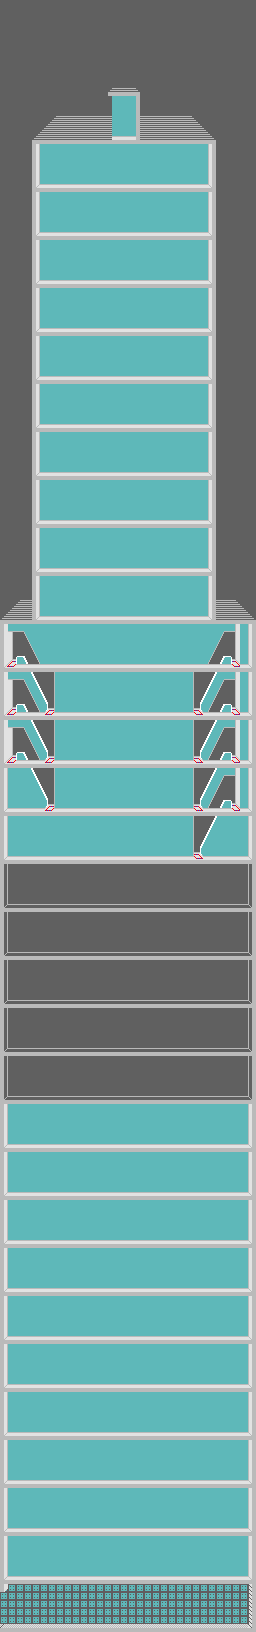

A level layout from a 2D game, rendered from its tile map. Below: a short description, then the map file with tile-grid data replaced by summaries:
An orthogonal 1x34 tile map with 256x48 px tiles, 1 tile layer (map) and 304 objects (87x floor, 56x shaft, 45x blue_left, 43x blue_right, 13x hidden_right, ...).

<map version="1.2" tiledversion="1.3.1" orientation="orthogonal" renderorder="right-down" compressionlevel="-1" width="1" height="34" tilewidth="256" tileheight="48" infinite="0" nextlayerid="6" nextobjectid="307">
 <editorsettings>
  <export target="floors_1.json" format="json" />
 </editorsettings>
 <tileset firstgid="1" source="floors.tsx" />
 <layer id="1" name="map" width="1" height="34" locked="1">
  <data>[34 cells, 34 non-empty, 12 distinct tile ids]</data>
 </layer>
 <objectgroup id="2" name="collision">
  <object id="1" name="floor" x="36" y="185" width="76" height="3" />
  <object id="2" name="wall" x="32" y="140" width="4" height="480" />
  <object id="3" name="shaft" x="112" y="185" width="24" height="3" />
  <object id="4" name="wall" x="212" y="140" width="4" height="480" />
  <object id="5" name="floor" x="136" y="185" width="76" height="3" />
  <object id="6" name="floor" x="36" y="140" width="76" height="3" />
  <object id="7" name="shaft" x="112" y="140" width="24" height="3" />
  <object id="8" name="floor" x="136" y="140" width="76" height="3" />
  <object id="9" name="floor" x="36" y="233" width="76" height="3" />
  <object id="10" name="shaft" x="112" y="233" width="24" height="3" />
  <object id="11" name="floor" x="136" y="233" width="76" height="3" />
  <object id="12" name="floor" x="36" y="281" width="76" height="3" />
  <object id="13" name="shaft" x="112" y="281" width="24" height="3" />
  <object id="14" name="floor" x="136" y="281" width="76" height="3" />
  <object id="15" name="floor" x="36" y="329" width="76" height="3" />
  <object id="16" name="shaft" x="112" y="329" width="24" height="3" />
  <object id="17" name="floor" x="136" y="329" width="76" height="3" />
  <object id="18" name="floor" x="36" y="377" width="76" height="3" />
  <object id="19" name="shaft" x="112" y="377" width="24" height="3" />
  <object id="20" name="floor" x="136" y="377" width="76" height="3" />
  <object id="21" name="floor" x="36" y="425" width="76" height="3" />
  <object id="22" name="shaft" x="112" y="425" width="24" height="3" />
  <object id="23" name="floor" x="136" y="425" width="76" height="3" />
  <object id="24" name="floor" x="36" y="473" width="76" height="3" />
  <object id="25" name="shaft" x="112" y="473" width="24" height="3" />
  <object id="26" name="floor" x="136" y="473" width="76" height="3" />
  <object id="27" name="floor" x="36" y="521" width="76" height="3" />
  <object id="28" name="shaft" x="112" y="521" width="24" height="3" />
  <object id="29" name="floor" x="136" y="521" width="76" height="3" />
  <object id="30" name="floor" x="36" y="569" width="76" height="3" />
  <object id="31" name="shaft" x="112" y="569" width="24" height="3" />
  <object id="32" name="floor" x="136" y="569" width="76" height="3" />
  <object id="33" name="floor" x="36" y="617" width="76" height="3" />
  <object id="34" name="shaft" x="112" y="617" width="24" height="3" />
  <object id="35" name="floor" x="136" y="617" width="76" height="3" />
  <object id="36" name="wall" x="136" y="92" width="4" height="48" />
  <object id="37" name="wall" x="108" y="92" width="28" height="4" />
  <object id="38" name="entry" x="108" y="96" width="4" height="44" />
  <object id="39" name="wall" x="0" y="620" width="3" height="970" />
  <object id="40" name="wall" x="252" y="620" width="4" height="1012" />
  <object id="41" name="ground" x="0" y="1625" width="252" height="7" />
  <object id="42" name="floor" x="3" y="665" width="109" height="3" />
  <object id="43" name="shaft" x="112" y="665" width="24" height="3" />
  <object id="44" name="floor" x="136" y="665" width="116" height="3" />
  <object id="45" name="floor" x="24" y="713" width="228" height="3" />
  <object id="46" name="wall" x="172" y="620" width="4" height="45" />
  <object id="47" name="floor" x="25" y="761" width="227" height="3" />
  <object id="48" name="wall" x="122" y="716" width="4" height="45" />
  <object id="49" name="floor" x="3" y="809" width="109" height="3" />
  <object id="50" name="shaft" x="112" y="809" width="24" height="3" />
  <object id="51" name="floor" x="136" y="809" width="116" height="3" />
  <object id="52" name="floor" x="3" y="857" width="109" height="3" />
  <object id="53" name="shaft" x="112" y="857" width="24" height="3" />
  <object id="54" name="floor" x="136" y="857" width="116" height="3" />
  <object id="55" name="floor" x="3" y="905" width="13" height="3" />
  <object id="56" name="shaft" x="16" y="905" width="24" height="3" />
  <object id="57" name="floor" x="40" y="905" width="212" height="3" />
  <object id="58" name="floor" x="3" y="953" width="13" height="3" />
  <object id="59" name="shaft" x="16" y="953" width="24" height="3" />
  <object id="60" name="floor" x="40" y="953" width="212" height="3" />
  <object id="61" name="floor" x="232" y="1001" width="20" height="3" />
  <object id="62" name="shaft" x="208" y="1001" width="24" height="3" />
  <object id="63" name="floor" x="3" y="1001" width="205" height="3" />
  <object id="64" name="floor" x="232" y="1049" width="20" height="3" />
  <object id="65" name="shaft" x="208" y="1049" width="24" height="3" />
  <object id="66" name="floor" x="3" y="1049" width="109" height="3" />
  <object id="67" name="floor" x="136" y="1049" width="72" height="3" />
  <object id="68" name="shaft" x="112" y="1049" width="24" height="3" />
  <object id="69" name="floor" x="232" y="1097" width="20" height="3" />
  <object id="70" name="shaft" x="208" y="1097" width="24" height="3" />
  <object id="71" name="floor" x="3" y="1097" width="13" height="3" />
  <object id="72" name="floor" x="136" y="1097" width="72" height="3" />
  <object id="73" name="shaft" x="112" y="1097" width="24" height="3" />
  <object id="74" name="floor" x="40" y="1097" width="72" height="3" />
  <object id="75" name="shaft" x="16" y="1097" width="24" height="3" />
  <object id="76" name="floor" x="232" y="1145" width="20" height="3" />
  <object id="77" name="shaft" x="208" y="1145" width="24" height="3" />
  <object id="78" name="floor" x="3" y="1145" width="13" height="3" />
  <object id="79" name="floor" x="40" y="1145" width="168" height="3" />
  <object id="80" name="shaft" x="16" y="1145" width="24" height="3" />
  <object id="81" name="floor" x="232" y="1193" width="20" height="3" />
  <object id="82" name="shaft" x="208" y="1193" width="24" height="3" />
  <object id="83" name="floor" x="3" y="1193" width="13" height="3" />
  <object id="84" name="floor" x="40" y="1193" width="168" height="3" />
  <object id="85" name="shaft" x="16" y="1193" width="24" height="3" />
  <object id="86" name="floor" x="232" y="1241" width="20" height="3" />
  <object id="87" name="shaft" x="208" y="1241" width="24" height="3" />
  <object id="88" name="floor" x="3" y="1241" width="13" height="3" />
  <object id="89" name="floor" x="40" y="1241" width="168" height="3" />
  <object id="90" name="shaft" x="16" y="1241" width="24" height="3" />
  <object id="91" name="floor" x="200" y="1289" width="52" height="3" />
  <object id="92" name="floor" x="3" y="1289" width="77" height="3" />
  <object id="93" name="floor" x="104" y="1289" width="40" height="3" />
  <object id="94" name="shaft" x="80" y="1289" width="24" height="3" />
  <object id="95" name="floor" x="168" y="1289" width="8" height="3" />
  <object id="96" name="shaft" x="144" y="1289" width="24" height="3" />
  <object id="97" name="shaft" x="176" y="1289" width="24" height="3" />
  <object id="98" name="floor" x="200" y="1337" width="52" height="3" />
  </objectgroup>
 <objectgroup id="3" name="floors" visible="0">
  <!-- 151 objects omitted --></objectgroup>
 <objectgroup id="4" name="doors" visible="0">
  <!-- 119 objects omitted --></objectgroup>
 <objectgroup id="5" name="elevators" visible="0">
  <!-- 1 objects omitted --></objectgroup>
</map>
<!-- 206 of 304 objects omitted -->